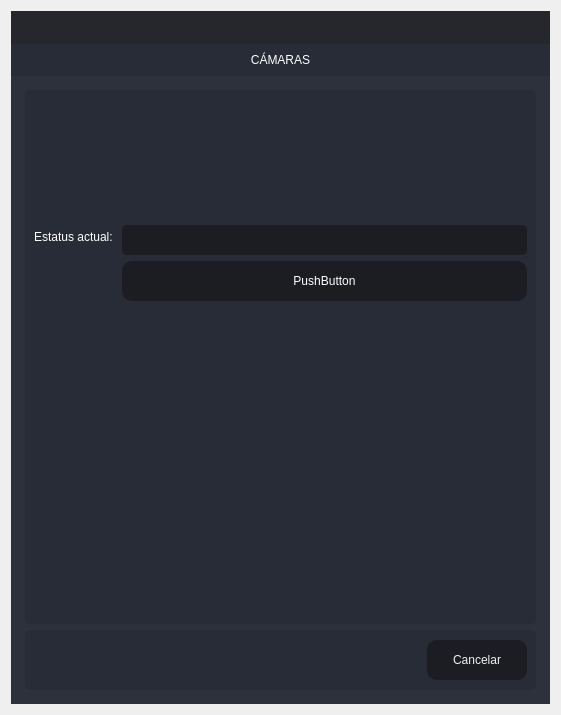
<?xml version="1.0" encoding="UTF-8"?>
<ui version="4.0">
 <class>Create_Aduana</class>
 <widget class="QDialog" name="Create_Aduana">
  <property name="windowModality">
   <enum>Qt::ApplicationModal</enum>
  </property>
  <property name="geometry">
   <rect>
    <x>0</x>
    <y>0</y>
    <width>561</width>
    <height>715</height>
   </rect>
  </property>
  <property name="windowTitle">
   <string>Actualizar</string>
  </property>
  <layout class="QVBoxLayout" name="verticalLayout_6">
   <item>
    <widget class="QFrame" name="frame_main">
     <property name="styleSheet">
      <string notr="true">/* LINE EDIT */
QLineEdit {
	background-color: rgb(27, 29, 35);
	border-radius: 5px;
	border: 2px solid rgb(27, 29, 35);
	padding-left: 10px;
}
QLineEdit:hover {
	border: 2px solid rgb(64, 71, 88);
}
QLineEdit:focus {
	border: 2px solid rgb(91, 101, 124);
}

/* SCROLL BARS */
QScrollBar:horizontal {
    border: none;
    background: rgb(52, 59, 72);
    height: 14px;
    margin: 0px 21px 0 21px;
	border-radius: 0px;
}
QScrollBar::handle:horizontal {
    background: rgb(85, 170, 255);
    min-width: 25px;
	border-radius: 7px
}
QScrollBar::add-line:horizontal {
    border: none;
    background: rgb(55, 63, 77);
    width: 20px;
	border-top-right-radius: 7px;
    border-bottom-right-radius: 7px;
    subcontrol-position: right;
    subcontrol-origin: margin;
}
QScrollBar::sub-line:horizontal {
    border: none;
    background: rgb(55, 63, 77);
    width: 20px;
	border-top-left-radius: 7px;
    border-bottom-left-radius: 7px;
    subcontrol-position: left;
    subcontrol-origin: margin;
}
QScrollBar::up-arrow:horizontal, QScrollBar::down-arrow:horizontal
{
     background: none;
}
QScrollBar::add-page:horizontal, QScrollBar::sub-page:horizontal
{
     background: none;
}
 QScrollBar:vertical {
	border: none;
    background: rgb(52, 59, 72);
    width: 14px;
    margin: 21px 0 21px 0;
	border-radius: 0px;
 }
 QScrollBar::handle:vertical {	
	background: rgb(85, 170, 255);
    min-height: 25px;
	border-radius: 7px
 }
 QScrollBar::add-line:vertical {
     border: none;
    background: rgb(55, 63, 77);
     height: 20px;
	border-bottom-left-radius: 7px;
    border-bottom-right-radius: 7px;
     subcontrol-position: bottom;
     subcontrol-origin: margin;
 }
 QScrollBar::sub-line:vertical {
	border: none;
    background: rgb(55, 63, 77);
     height: 20px;
	border-top-left-radius: 7px;
    border-top-right-radius: 7px;
     subcontrol-position: top;
     subcontrol-origin: margin;
 }
 QScrollBar::up-arrow:vertical, QScrollBar::down-arrow:vertical {
     background: none;
 }

 QScrollBar::add-page:vertical, QScrollBar::sub-page:vertical {
     background: none;
 }

/* CHECKBOX */
QCheckBox::indicator {
    border: 3px solid rgb(52, 59, 72);
	width: 15px;
	height: 15px;
	border-radius: 10px;
    background: rgb(44, 49, 60);
}
QCheckBox::indicator:hover {
    border: 3px solid rgb(58, 66, 81);
}
QCheckBox::indicator:checked {
    background: 3px solid rgb(52, 59, 72);
	border: 3px solid rgb(52, 59, 72);	
	background-image: url(:/16x16/icons/16x16/cil-check-alt.png);
}

/* RADIO BUTTON */
QRadioButton::indicator {
    border: 3px solid rgb(52, 59, 72);
	width: 15px;
	height: 15px;
	border-radius: 10px;
    background: rgb(44, 49, 60);
}
QRadioButton::indicator:hover {
    border: 3px solid rgb(58, 66, 81);
}
QRadioButton::indicator:checked {
    background: 3px solid rgb(94, 106, 130);
	border: 3px solid rgb(52, 59, 72);	
}

/* COMBOBOX */
QComboBox{
	background-color: rgb(27, 29, 35);
	border-radius: 5px;
	border: 2px solid rgb(27, 29, 35);
	padding: 5px;
	padding-left: 10px;
}
QComboBox:hover{
	border: 2px solid rgb(64, 71, 88);
}
QComboBox::drop-down {
	subcontrol-origin: padding;
	subcontrol-position: top right;
	width: 25px; 
	border-left-width: 3px;
	border-left-color: rgba(39, 44, 54, 150);
	border-left-style: solid;
	border-top-right-radius: 3px;
	border-bottom-right-radius: 3px;	
	background-image: url(:/16x16/icons/16x16/cil-arrow-bottom.png);
	background-position: center;
	background-repeat: no-reperat;
 }
QComboBox QAbstractItemView {
	color: rgb(85, 170, 255);	
	background-color: rgb(27, 29, 35);
	padding: 10px;
	selection-background-color: rgb(39, 44, 54);
}

/* SLIDERS */
QSlider::groove:horizontal {
    border-radius: 9px;
    height: 18px;
	margin: 0px;
	background-color: rgb(52, 59, 72);
}
QSlider::groove:horizontal:hover {
	background-color: rgb(55, 62, 76);
}
QSlider::handle:horizontal {
    background-color: rgb(85, 170, 255);
    border: none;
    height: 18px;
    width: 18px;
    margin: 0px;
	border-radius: 9px;
}
QSlider::handle:horizontal:hover {
    background-color: rgb(105, 180, 255);
}
QSlider::handle:horizontal:pressed {
    background-color: rgb(65, 130, 195);
}

QSlider::groove:vertical {
    border-radius: 9px;
    width: 18px;
    margin: 0px;
	background-color: rgb(52, 59, 72);
}
QSlider::groove:vertical:hover {
	background-color: rgb(55, 62, 76);
}
QSlider::handle:vertical {
    background-color: rgb(85, 170, 255);
	border: none;
    height: 18px;
    width: 18px;
    margin: 0px;
	border-radius: 9px;
}
QSlider::handle:vertical:hover {
    background-color: rgb(105, 180, 255);
}
QSlider::handle:vertical:pressed {
    background-color: rgb(65, 130, 195);
}

</string>
     </property>
     <property name="frameShape">
      <enum>QFrame::NoFrame</enum>
     </property>
     <property name="frameShadow">
      <enum>QFrame::Raised</enum>
     </property>
     <layout class="QVBoxLayout" name="verticalLayout">
      <property name="spacing">
       <number>0</number>
      </property>
      <property name="leftMargin">
       <number>0</number>
      </property>
      <property name="topMargin">
       <number>0</number>
      </property>
      <property name="rightMargin">
       <number>0</number>
      </property>
      <property name="bottomMargin">
       <number>0</number>
      </property>
      <item>
       <widget class="QFrame" name="frame_top">
        <property name="minimumSize">
         <size>
          <width>0</width>
          <height>65</height>
         </size>
        </property>
        <property name="maximumSize">
         <size>
          <width>16777215</width>
          <height>65</height>
         </size>
        </property>
        <property name="styleSheet">
         <string notr="true">background-color: transparent;</string>
        </property>
        <property name="frameShape">
         <enum>QFrame::NoFrame</enum>
        </property>
        <property name="frameShadow">
         <enum>QFrame::Raised</enum>
        </property>
        <layout class="QHBoxLayout" name="horizontalLayout_3">
         <property name="spacing">
          <number>0</number>
         </property>
         <property name="leftMargin">
          <number>0</number>
         </property>
         <property name="topMargin">
          <number>0</number>
         </property>
         <property name="rightMargin">
          <number>0</number>
         </property>
         <property name="bottomMargin">
          <number>0</number>
         </property>
         <item>
          <widget class="QFrame" name="frame_toggle">
           <property name="maximumSize">
            <size>
             <width>70</width>
             <height>16777215</height>
            </size>
           </property>
           <property name="styleSheet">
            <string notr="true">background-color: rgb(27, 29, 35);</string>
           </property>
           <property name="frameShape">
            <enum>QFrame::NoFrame</enum>
           </property>
           <property name="frameShadow">
            <enum>QFrame::Raised</enum>
           </property>
           <layout class="QVBoxLayout" name="verticalLayout_3">
            <property name="spacing">
             <number>0</number>
            </property>
            <property name="leftMargin">
             <number>0</number>
            </property>
            <property name="topMargin">
             <number>0</number>
            </property>
            <property name="rightMargin">
             <number>0</number>
            </property>
            <property name="bottomMargin">
             <number>0</number>
            </property>
           </layout>
          </widget>
         </item>
         <item>
          <widget class="QFrame" name="frame_top_right">
           <property name="styleSheet">
            <string notr="true">background: transparent;</string>
           </property>
           <property name="frameShape">
            <enum>QFrame::NoFrame</enum>
           </property>
           <property name="frameShadow">
            <enum>QFrame::Raised</enum>
           </property>
           <layout class="QVBoxLayout" name="verticalLayout_2">
            <property name="spacing">
             <number>0</number>
            </property>
            <property name="leftMargin">
             <number>0</number>
            </property>
            <property name="topMargin">
             <number>0</number>
            </property>
            <property name="rightMargin">
             <number>0</number>
            </property>
            <property name="bottomMargin">
             <number>0</number>
            </property>
            <item>
             <widget class="QFrame" name="frame_top_btns">
              <property name="maximumSize">
               <size>
                <width>16777215</width>
                <height>42</height>
               </size>
              </property>
              <property name="styleSheet">
               <string notr="true">background-color: rgba(27, 29, 35, 200)</string>
              </property>
              <property name="frameShape">
               <enum>QFrame::NoFrame</enum>
              </property>
              <property name="frameShadow">
               <enum>QFrame::Raised</enum>
              </property>
              <layout class="QHBoxLayout" name="horizontalLayout_4">
               <property name="spacing">
                <number>0</number>
               </property>
               <property name="leftMargin">
                <number>0</number>
               </property>
               <property name="topMargin">
                <number>0</number>
               </property>
               <property name="rightMargin">
                <number>0</number>
               </property>
               <property name="bottomMargin">
                <number>0</number>
               </property>
               <item>
                <widget class="QFrame" name="frame_label_top_btns">
                 <property name="sizePolicy">
                  <sizepolicy hsizetype="Expanding" vsizetype="Preferred">
                   <horstretch>0</horstretch>
                   <verstretch>0</verstretch>
                  </sizepolicy>
                 </property>
                 <property name="frameShape">
                  <enum>QFrame::NoFrame</enum>
                 </property>
                 <property name="frameShadow">
                  <enum>QFrame::Raised</enum>
                 </property>
                 <layout class="QHBoxLayout" name="horizontalLayout_10">
                  <property name="spacing">
                   <number>0</number>
                  </property>
                  <property name="leftMargin">
                   <number>5</number>
                  </property>
                  <property name="topMargin">
                   <number>0</number>
                  </property>
                  <property name="rightMargin">
                   <number>10</number>
                  </property>
                  <property name="bottomMargin">
                   <number>0</number>
                  </property>
                 </layout>
                </widget>
               </item>
               <item alignment="Qt::AlignRight">
                <widget class="QFrame" name="frame_btns_right">
                 <property name="sizePolicy">
                  <sizepolicy hsizetype="Expanding" vsizetype="Preferred">
                   <horstretch>0</horstretch>
                   <verstretch>0</verstretch>
                  </sizepolicy>
                 </property>
                 <property name="maximumSize">
                  <size>
                   <width>120</width>
                   <height>16777215</height>
                  </size>
                 </property>
                 <property name="frameShape">
                  <enum>QFrame::NoFrame</enum>
                 </property>
                 <property name="frameShadow">
                  <enum>QFrame::Raised</enum>
                 </property>
                 <layout class="QHBoxLayout" name="horizontalLayout_5">
                  <property name="spacing">
                   <number>0</number>
                  </property>
                  <property name="leftMargin">
                   <number>0</number>
                  </property>
                  <property name="topMargin">
                   <number>0</number>
                  </property>
                  <property name="rightMargin">
                   <number>0</number>
                  </property>
                  <property name="bottomMargin">
                   <number>0</number>
                  </property>
                 </layout>
                </widget>
               </item>
              </layout>
             </widget>
            </item>
            <item>
             <widget class="QFrame" name="frame_top_info">
              <property name="maximumSize">
               <size>
                <width>16777215</width>
                <height>65</height>
               </size>
              </property>
              <property name="styleSheet">
               <string notr="true">background-color: rgb(39, 44, 54);</string>
              </property>
              <property name="frameShape">
               <enum>QFrame::NoFrame</enum>
              </property>
              <property name="frameShadow">
               <enum>QFrame::Raised</enum>
              </property>
              <layout class="QHBoxLayout" name="horizontalLayout_8">
               <property name="spacing">
                <number>0</number>
               </property>
               <property name="leftMargin">
                <number>10</number>
               </property>
               <property name="topMargin">
                <number>0</number>
               </property>
               <property name="rightMargin">
                <number>10</number>
               </property>
               <property name="bottomMargin">
                <number>0</number>
               </property>
               <item>
                <widget class="QLabel" name="label">
                 <property name="styleSheet">
                  <string notr="true">font: 75 16pt &quot;MS Shell Dlg 2&quot;;
color: rgb(255, 255, 255);</string>
                 </property>
                 <property name="text">
                  <string>CÁMARAS</string>
                 </property>
                 <property name="alignment">
                  <set>Qt::AlignCenter</set>
                 </property>
                </widget>
               </item>
              </layout>
             </widget>
            </item>
           </layout>
          </widget>
         </item>
        </layout>
       </widget>
      </item>
      <item>
       <widget class="QFrame" name="frame_center">
        <property name="sizePolicy">
         <sizepolicy hsizetype="Expanding" vsizetype="Expanding">
          <horstretch>0</horstretch>
          <verstretch>0</verstretch>
         </sizepolicy>
        </property>
        <property name="styleSheet">
         <string notr="true">background-color: rgb(40, 44, 52);</string>
        </property>
        <property name="frameShape">
         <enum>QFrame::NoFrame</enum>
        </property>
        <property name="frameShadow">
         <enum>QFrame::Raised</enum>
        </property>
        <layout class="QHBoxLayout" name="horizontalLayout_2">
         <property name="spacing">
          <number>0</number>
         </property>
         <property name="leftMargin">
          <number>0</number>
         </property>
         <property name="topMargin">
          <number>0</number>
         </property>
         <property name="rightMargin">
          <number>0</number>
         </property>
         <property name="bottomMargin">
          <number>0</number>
         </property>
         <item>
          <widget class="QFrame" name="frame_content_right">
           <property name="styleSheet">
            <string notr="true">background-color: rgb(44, 49, 60);</string>
           </property>
           <property name="frameShape">
            <enum>QFrame::NoFrame</enum>
           </property>
           <property name="frameShadow">
            <enum>QFrame::Raised</enum>
           </property>
           <layout class="QVBoxLayout" name="verticalLayout_4">
            <property name="spacing">
             <number>0</number>
            </property>
            <property name="leftMargin">
             <number>0</number>
            </property>
            <property name="topMargin">
             <number>0</number>
            </property>
            <property name="rightMargin">
             <number>0</number>
            </property>
            <property name="bottomMargin">
             <number>0</number>
            </property>
            <item>
             <widget class="QFrame" name="frame_content">
              <property name="frameShape">
               <enum>QFrame::NoFrame</enum>
              </property>
              <property name="frameShadow">
               <enum>QFrame::Raised</enum>
              </property>
              <layout class="QVBoxLayout" name="verticalLayout_9">
               <property name="spacing">
                <number>0</number>
               </property>
               <property name="leftMargin">
                <number>5</number>
               </property>
               <property name="topMargin">
                <number>5</number>
               </property>
               <property name="rightMargin">
                <number>5</number>
               </property>
               <property name="bottomMargin">
                <number>5</number>
               </property>
               <item>
                <widget class="QStackedWidget" name="stackedWidget">
                 <property name="styleSheet">
                  <string notr="true">background: transparent;</string>
                 </property>
                 <property name="currentIndex">
                  <number>0</number>
                 </property>
                 <widget class="QWidget" name="page_home">
                  <layout class="QVBoxLayout" name="verticalLayout_10">
                   <item>
                    <widget class="QFrame" name="frame">
                     <property name="styleSheet">
                      <string notr="true">background-color: rgb(39, 44, 54);
border-radius: 5px;</string>
                     </property>
                     <property name="frameShape">
                      <enum>QFrame::StyledPanel</enum>
                     </property>
                     <property name="frameShadow">
                      <enum>QFrame::Raised</enum>
                     </property>
                     <layout class="QVBoxLayout" name="verticalLayout_5">
                      <item>
                       <layout class="QFormLayout" name="formLayout_2">
                        <item row="0" column="0" colspan="2">
                         <widget class="QLabel" name="label_4">
                          <property name="minimumSize">
                           <size>
                            <width>120</width>
                            <height>120</height>
                           </size>
                          </property>
                          <property name="styleSheet">
                           <string notr="true">image: url(:/80x80/icons/80x80/ct-camaras.png);</string>
                          </property>
                          <property name="text">
                           <string/>
                          </property>
                         </widget>
                        </item>
                        <item row="1" column="0">
                         <widget class="QLabel" name="label_2">
                          <property name="styleSheet">
                           <string notr="true">font: 75 12pt &quot;MS Shell Dlg 2&quot;;
color: rgb(255, 255, 255);</string>
                          </property>
                          <property name="text">
                           <string>Estatus actual: </string>
                          </property>
                         </widget>
                        </item>
                        <item row="1" column="1">
                         <widget class="QLineEdit" name="lineStatusCamera">
                          <property name="minimumSize">
                           <size>
                            <width>0</width>
                            <height>30</height>
                           </size>
                          </property>
                          <property name="styleSheet">
                           <string notr="true">QLineEdit {
	background-color: rgb(27, 29, 35);
	border-radius: 5px;
	border: 2px solid rgb(27, 29, 35);
	padding-left: 10px;
	font: 75 12pt &quot;MS Shell Dlg 2&quot;;
	color: rgb(255, 255, 255);
}
QLineEdit:hover {
	border: 2px solid rgb(64, 71, 88);
}
QLineEdit:focus {
	border: 2px solid rgb(91, 101, 124);
}</string>
                          </property>
                          <property name="alignment">
                           <set>Qt::AlignCenter</set>
                          </property>
                          <property name="readOnly">
                           <bool>true</bool>
                          </property>
                         </widget>
                        </item>
                        <item row="2" column="1">
                         <widget class="QPushButton" name="btn_camarasAD">
                          <property name="minimumSize">
                           <size>
                            <width>100</width>
                            <height>40</height>
                           </size>
                          </property>
                          <property name="styleSheet">
                           <string notr="true">QPushButton {
	border-color: rgb(27, 29, 35);
	font: 75 18pt &quot;MS Shell Dlg 2&quot;;	
	color: rgb(255, 255, 255);
	background-color: rgb(27, 29, 35);
	border: 0px solid;
	border-radius: 10px;	
}
QPushButton:hover {
	background-color:rgb(44, 49, 60);
	border-color: rgb(27, 29, 35);
	border: 2px solid;
}</string>
                          </property>
                          <property name="text">
                           <string>PushButton</string>
                          </property>
                         </widget>
                        </item>
                       </layout>
                      </item>
                     </layout>
                    </widget>
                   </item>
                   <item>
                    <widget class="QFrame" name="frame_2">
                     <property name="minimumSize">
                      <size>
                       <width>0</width>
                       <height>60</height>
                      </size>
                     </property>
                     <property name="maximumSize">
                      <size>
                       <width>16777215</width>
                       <height>60</height>
                      </size>
                     </property>
                     <property name="styleSheet">
                      <string notr="true">background-color: rgb(39, 44, 54);
border-radius: 5px;</string>
                     </property>
                     <property name="frameShape">
                      <enum>QFrame::StyledPanel</enum>
                     </property>
                     <property name="frameShadow">
                      <enum>QFrame::Raised</enum>
                     </property>
                     <layout class="QHBoxLayout" name="horizontalLayout_9">
                      <item>
                       <layout class="QGridLayout" name="gridLayout">
                        <item row="0" column="0">
                         <spacer name="horizontalSpacer">
                          <property name="orientation">
                           <enum>Qt::Horizontal</enum>
                          </property>
                          <property name="sizeHint" stdset="0">
                           <size>
                            <width>40</width>
                            <height>20</height>
                           </size>
                          </property>
                         </spacer>
                        </item>
                        <item row="0" column="1">
                         <widget class="QPushButton" name="btnCancelCamera">
                          <property name="minimumSize">
                           <size>
                            <width>100</width>
                            <height>40</height>
                           </size>
                          </property>
                          <property name="styleSheet">
                           <string notr="true">QPushButton {
	border-color: rgb(27, 29, 35);
	font: 75 10pt &quot;MS Shell Dlg 2&quot;;
	color: rgb(240, 240, 240);
	background-color: rgb(27, 29, 35);
	border: 0px solid;
	border-radius: 10px;	
}
QPushButton:hover {
	background-color:rgb(44, 49, 60);
	border-color: rgb(27, 29, 35);
	border: 2px solid;
}</string>
                          </property>
                          <property name="text">
                           <string>Cancelar</string>
                          </property>
                         </widget>
                        </item>
                       </layout>
                      </item>
                     </layout>
                    </widget>
                   </item>
                  </layout>
                 </widget>
                </widget>
               </item>
              </layout>
             </widget>
            </item>
           </layout>
          </widget>
         </item>
        </layout>
       </widget>
      </item>
     </layout>
    </widget>
   </item>
  </layout>
 </widget>
 <resources>
  <include location="files.qrc"/>
 </resources>
 <connections/>
</ui>
